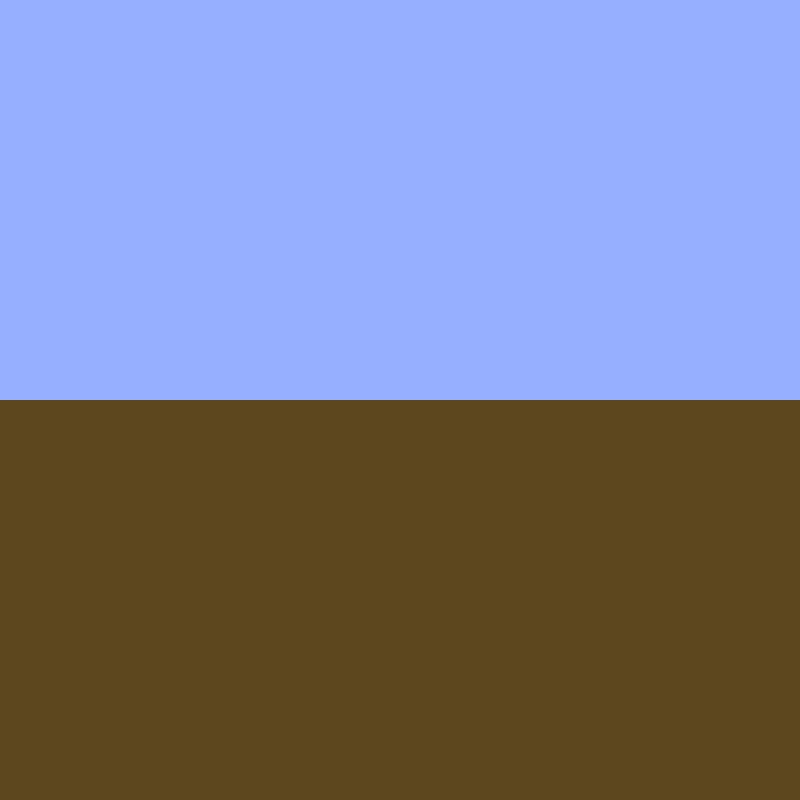
Frame 1 (no input)
Frame 60 (the mouse pressed at the canvas centre just before this capture): identical to frame 1, image omitted
Frame 120 (the mouse held since frame 60 and released just before this capture): identical to frame 1, image omitted

The Processing sketch that drew this single still picture (run headless with seeded random() and noise(); from frame 60 on, the mouse is pressed at the canvas centre):

// Processing sketch: processing_184253
// ── processing_184253.pde

//Array of falling snowflake objects (hacked to be something else completely)
//Bryan Cera 2014

ArrayList<Snowflake> flakes;//(set # of "slots" in second [])

int wait = 1;

void setup(){  //do normal setup stuff
  size(800,800);
 
  background(150,175,255); // sky blue?
  smooth();
  
flakes = new ArrayList<Snowflake>();

//add first snowflake object

}


void draw(){
  

  
  background(150,175,255); // sky blue?
  noStroke();
  fill(93,71,31); // sky blue?
  rect(0,height/2,width,height);
  fill(93,71,31); // sky blue?
  rect(0,height/2,width,height);
  
  

  
//animate array using a for loop (length=number of slots)
   for(int i = 0; i < flakes.size(); i++){
     Snowflake freshflake = flakes.get(i);  //name and initialize the new object!
  freshflake.update(1,1);  //math
  //freshflake.display();  //visual
  
 for(int j = 0; j < flakes.size(); j++){
if(i != j){
  Snowflake freshflake2 = flakes.get(j);  //name and initialize the new object!
  
  
  if(dist(freshflake.posx,freshflake.posy,freshflake2.posx,freshflake2.posy) <= 15){
  if(freshflake.fallspeed == 0 || freshflake2.fallspeed== 0){
      freshflake.update(0,0);  //math
      freshflake2.update(0,0);  //math
      freshflake.display(freshflake2.posx,freshflake2.posy);  //visual
  }
}
}
  
  }
  
}

//if(mousePressed){
println(flakes.size());
  if(flakes.size()<=2000){
  

  flakes.add(new Snowflake(random(width),-25,flakes.size()));
  

}




}

//begin class block
class Snowflake{
  
float posx, posy;  //declare variables for x and y position
float radius;  //declare variable for radius
float fallspeed;  //declare variable for "speed" 
int collide = 1;
int stopcheck = 1;
float fakerad = 1;

 
 //class constructor (like setup function)
 Snowflake(float tx,float ty, float s){
  posx = tx;  //set initial x position (random)
  posy = ty; // set initial y position (random)
  radius = 150-ty; // set initial radius (random)
  fallspeed = random(2,3);  //set intial fallspeed
 }
 
 //method for the "math" behind the object
 void update(int col, int tstopcheck){

   collide = col;
   
   stopcheck = tstopcheck;
   
   
   
   
  posy += fallspeed;  // y position moves downward
   
  
  if(posy >= height){  //if statement "resets" snowflake
    fallspeed = 0;        //when it reaches bottom
    
  
  }
  
  if(collide == 0){
   if(stopcheck ==0){
    fallspeed = 0; 
   // posx += random(-1,1);
    fakerad+=.01;
    if(fakerad > radius){
    fakerad = radius;
    }
    
   }

  }
  

  
 }
  
  //method for drawing the object to the screen
  void display(float tx, float ty){
    //draw the snowflake!



    stroke(112,90,15);
    strokeWeight(fakerad);
    point(posx,((height)-posy)+(height/2));

    stroke(58-(ty/9),173-(ty/9),18-(ty/9));
    strokeWeight(fakerad);
    line(posx,posy/2,tx,ty/2);
    

  }  
}
//end class block
